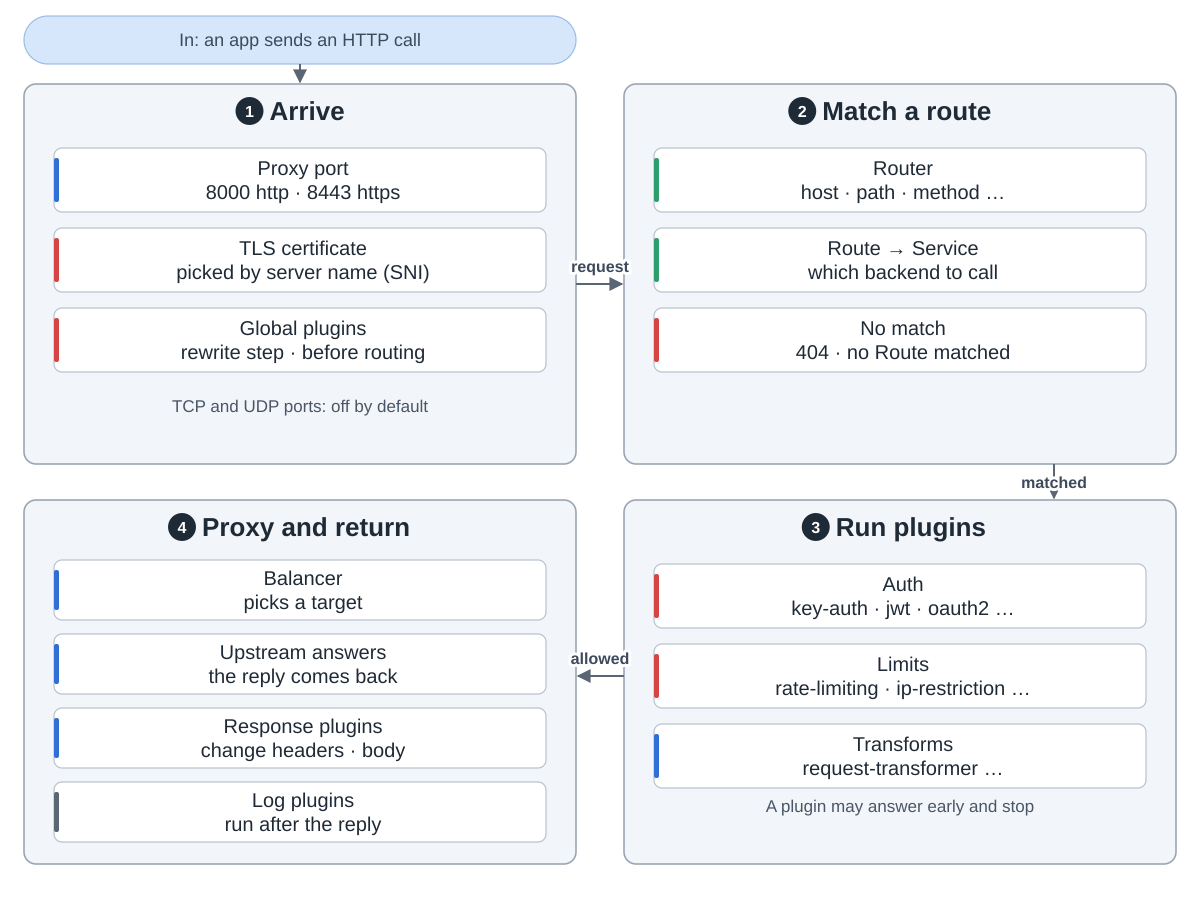

Recreate this plot in Python.
"""One call through Kong, in the order of the Nginx phases Kong hooks into.
Snake order: 1 arrive (top left) -> 2 match a route (top right) -> 3 run plugins (bottom right) -> 4 proxy and return (bottom left).
Drawn from Kong/kong at commit 8927af6 (kong/init.lua Kong.ssl_certificate .. Kong.log, kong/runloop/handler.lua,
kong/runloop/certificate.lua, kong/templates/kong_defaults.lua).
Run: python3 request.py"""
import sys
from pathlib import Path

sys.path.insert(0, str(Path(__file__).resolve().parents[2] / "tools"))
from archdiagram import Diagram, L, R, GW, T1, H1, T2, H2  # noqa: E402

d = Diagram("One call through Kong",
            "In: an app sends an HTTP call to Kong. "
            "1 Arrive: the proxy listens on port 8000 for HTTP and 8443 for HTTPS; for HTTPS Kong picks the TLS "
            "certificate by the server name (SNI); global plugins run their rewrite step before routing. "
            "TCP and UDP ports are off by default. "
            "2 Match a route: the router checks host, path, method and more, finds the Route and the Service "
            "behind it; with no match Kong answers 404, no Route matched. "
            "3 Run plugins: the access step runs the plugins for this route, service or consumer, "
            "such as auth, limits and transforms; a plugin may answer early and stop the call. "
            "4 Proxy and return: the balancer picks a target, the upstream answers, response plugins "
            "change headers and body, and log plugins run after the reply.")

d.pill(L, 16, GW, 48, "In: an app sends an HTTP call")
d.arrow(f"M{L + GW / 2} 64V{T1 - 2}")

d.group(L, T1, GW, H1, "Arrive", 1)
d.column(L, T1, [("Proxy port|8000 http · 8443 https", "coding"),
                 ("TLS certificate|picked by server name (SNI)", "review"),
                 ("Global plugins|rewrite step · before routing", "review")])
d.notes(L, T1, H1, "TCP and UDP ports: off by default", "")

d.group(R, T1, GW, H1, "Match a route", 2)
d.column(R, T1, [("Router|host · path · method …", "plan"),
                 ("Route → Service|which backend to call", "plan"),
                 ("No match|404 · no Route matched", "review")])

d.group(R, T2, GW, H2, "Run plugins", 3)
d.column(R, T2, [("Auth|key-auth · jwt · oauth2 …", "review"),
                 ("Limits|rate-limiting · ip-restriction …", "review"),
                 ("Transforms|request-transformer …", "coding")])
d.notes(R, T2, H2, "A plugin may answer early and stop", "")

d.group(L, T2, GW, H2, "Proxy and return", 4)
d.column(L, T2, [("Balancer|picks a target", "coding"),
                 ("Upstream answers|the reply comes back", "coding"),
                 ("Response plugins|change headers · body", "coding"),
                 ("Log plugins|run after the reply", "data")], h=60, gap=14, first=60)

d.arrow(f"M{L + GW} {T1 + 200}H{R - 2}", label="request", at=(600, T1 + 188))
d.arrow(f"M{R + 430} {T1 + H1}V{T2 - 2}", label="matched", at=(R + 430, T1 + H1 + 24))
d.arrow(f"M{R} {T2 + 176}H{L + GW + 2}", label="allowed", at=(600, T2 + 164))

d.save(Path(__file__).with_name("request.svg"))
